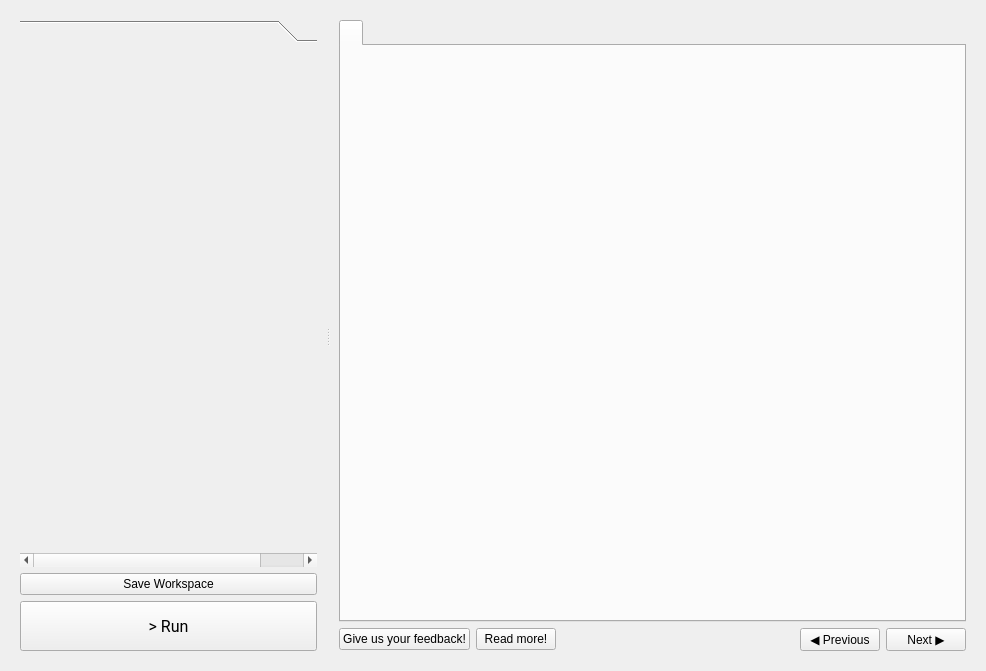
<?xml version="1.0" encoding="UTF-8"?>
<ui version="4.0">
 <class>StepsWidget</class>
 <widget class="QWidget" name="StepsWidget">
  <property name="geometry">
   <rect>
    <x>0</x>
    <y>0</y>
    <width>986</width>
    <height>671</height>
   </rect>
  </property>
  <property name="windowTitle">
   <string>StepsWidget</string>
  </property>
  <property name="accessibleName">
   <string>step_widget_main</string>
  </property>
  <property name="styleSheet">
   <string notr="true">font: 12pt &quot;Roboto&quot;;</string>
  </property>
  <layout class="QVBoxLayout" name="verticalLayout_2">
   <item>
    <widget class="QSplitter" name="splitter">
     <property name="orientation">
      <enum>Qt::Orientation::Horizontal</enum>
     </property>
     <property name="childrenCollapsible">
      <bool>true</bool>
     </property>
     <widget class="QWidget" name="layoutWidget">
      <layout class="QVBoxLayout" name="verticalLayout_4">
       <property name="spacing">
        <number>6</number>
       </property>
       <property name="leftMargin">
        <number>9</number>
       </property>
       <property name="topMargin">
        <number>9</number>
       </property>
       <property name="rightMargin">
        <number>9</number>
       </property>
       <property name="bottomMargin">
        <number>9</number>
       </property>
       <item>
        <widget class="QToolBox" name="steps_toolbox">
         <property name="sizePolicy">
          <sizepolicy hsizetype="MinimumExpanding" vsizetype="Preferred">
           <horstretch>0</horstretch>
           <verstretch>0</verstretch>
          </sizepolicy>
         </property>
         <property name="minimumSize">
          <size>
           <width>200</width>
           <height>0</height>
          </size>
         </property>
         <property name="maximumSize">
          <size>
           <width>16777215</width>
           <height>16777215</height>
          </size>
         </property>
         <property name="styleSheet">
          <string notr="true"/>
         </property>
         <property name="lineWidth">
          <number>1</number>
         </property>
         <property name="currentIndex">
          <number>0</number>
         </property>
         <property name="tabSpacing">
          <number>7</number>
         </property>
         <widget class="QWidget" name="widget">
          <property name="enabled">
           <bool>true</bool>
          </property>
          <property name="geometry">
           <rect>
            <x>0</x>
            <y>0</y>
            <width>353</width>
            <height>498</height>
           </rect>
          </property>
          <property name="minimumSize">
           <size>
            <width>353</width>
            <height>0</height>
           </size>
          </property>
          <property name="autoFillBackground">
           <bool>true</bool>
          </property>
          <property name="styleSheet">
           <string notr="true"/>
          </property>
          <attribute name="label">
           <string/>
          </attribute>
         </widget>
        </widget>
       </item>
       <item>
        <widget class="QPushButton" name="save_pushButton">
         <property name="maximumSize">
          <size>
           <width>16777215</width>
           <height>50</height>
          </size>
         </property>
         <property name="cursor">
          <cursorShape>PointingHandCursor</cursorShape>
         </property>
         <property name="accessibleName">
          <string>save_pushbutton</string>
         </property>
         <property name="text">
          <string>Save Workspace</string>
         </property>
         <property name="shortcut">
          <string>Ctrl+S</string>
         </property>
        </widget>
       </item>
       <item>
        <layout class="QHBoxLayout" name="horizontalLayout_4" stretch="1">
         <item>
          <widget class="QPushButton" name="run_pushbutton">
           <property name="minimumSize">
            <size>
             <width>0</width>
             <height>50</height>
            </size>
           </property>
           <property name="maximumSize">
            <size>
             <width>16777215</width>
             <height>50</height>
            </size>
           </property>
           <property name="font">
            <font>
             <family>Roboto</family>
             <pointsize>12</pointsize>
             <italic>false</italic>
             <bold>false</bold>
             <underline>false</underline>
             <strikeout>false</strikeout>
            </font>
           </property>
           <property name="cursor">
            <cursorShape>PointingHandCursor</cursorShape>
           </property>
           <property name="toolTip">
            <string>Run</string>
           </property>
           <property name="accessibleName">
            <string>run_pushbutton</string>
           </property>
           <property name="styleSheet">
            <string notr="true"/>
           </property>
           <property name="text">
            <string>&gt; Run</string>
           </property>
           <property name="iconSize">
            <size>
             <width>32</width>
             <height>32</height>
            </size>
           </property>
          </widget>
         </item>
        </layout>
       </item>
      </layout>
     </widget>
     <widget class="QWidget" name="layoutWidget">
      <layout class="QVBoxLayout" name="verticalLayout">
       <property name="leftMargin">
        <number>9</number>
       </property>
       <property name="topMargin">
        <number>9</number>
       </property>
       <property name="rightMargin">
        <number>9</number>
       </property>
       <property name="bottomMargin">
        <number>9</number>
       </property>
       <item>
        <widget class="QTabWidget" name="steps_tabwidget">
         <property name="sizePolicy">
          <sizepolicy hsizetype="Expanding" vsizetype="Expanding">
           <horstretch>0</horstretch>
           <verstretch>0</verstretch>
          </sizepolicy>
         </property>
         <property name="accessibleName">
          <string>steps_tabwidget</string>
         </property>
         <property name="styleSheet">
          <string notr="true"/>
         </property>
         <widget class="QWidget" name="empty_tab">
          <attribute name="title">
           <string/>
          </attribute>
          <layout class="QVBoxLayout" name="verticalLayout_3"/>
         </widget>
        </widget>
       </item>
       <item>
        <layout class="QHBoxLayout" name="horizontalLayout">
         <item>
          <widget class="QPushButton" name="feedback_pushButton">
           <property name="accessibleName">
            <string>feedback_pushbutton</string>
           </property>
           <property name="text">
            <string>Give us your feedback!</string>
           </property>
          </widget>
         </item>
         <item>
          <widget class="QPushButton" name="documentation_pushButton">
           <property name="accessibleName">
            <string>documentation_pushbutton</string>
           </property>
           <property name="text">
            <string>Read more!</string>
           </property>
          </widget>
         </item>
         <item>
          <spacer name="horizontalSpacer">
           <property name="orientation">
            <enum>Qt::Orientation::Horizontal</enum>
           </property>
           <property name="sizeHint" stdset="0">
            <size>
             <width>40</width>
             <height>20</height>
            </size>
           </property>
          </spacer>
         </item>
         <item>
          <widget class="QPushButton" name="previous_pushbutton">
           <property name="cursor">
            <cursorShape>PointingHandCursor</cursorShape>
           </property>
           <property name="accessibleName">
            <string>previous_pushbutton</string>
           </property>
           <property name="styleSheet">
            <string notr="true"/>
           </property>
           <property name="text">
            <string>◀ Previous</string>
           </property>
          </widget>
         </item>
         <item>
          <widget class="QPushButton" name="next_pushbutton">
           <property name="cursor">
            <cursorShape>PointingHandCursor</cursorShape>
           </property>
           <property name="accessibleName">
            <string>next_pushbutton</string>
           </property>
           <property name="styleSheet">
            <string notr="true"/>
           </property>
           <property name="text">
            <string>Next ▶</string>
           </property>
          </widget>
         </item>
        </layout>
       </item>
      </layout>
     </widget>
    </widget>
   </item>
  </layout>
 </widget>
 <resources>
  <include location="themes/themes.qrc"/>
 </resources>
 <connections>
  <connection>
   <sender>next_pushbutton</sender>
   <signal>clicked()</signal>
   <receiver>StepsWidget</receiver>
   <slot>on_next()</slot>
   <hints>
    <hint type="sourcelabel">
     <x>848</x>
     <y>648</y>
    </hint>
    <hint type="destinationlabel">
     <x>492</x>
     <y>335</y>
    </hint>
   </hints>
  </connection>
  <connection>
   <sender>previous_pushbutton</sender>
   <signal>clicked()</signal>
   <receiver>StepsWidget</receiver>
   <slot>on_previous()</slot>
   <hints>
    <hint type="sourcelabel">
     <x>762</x>
     <y>648</y>
    </hint>
    <hint type="destinationlabel">
     <x>492</x>
     <y>335</y>
    </hint>
   </hints>
  </connection>
  <connection>
   <sender>run_pushbutton</sender>
   <signal>clicked()</signal>
   <receiver>StepsWidget</receiver>
   <slot>run_clicked()</slot>
   <hints>
    <hint type="sourcelabel">
     <x>934</x>
     <y>648</y>
    </hint>
    <hint type="destinationlabel">
     <x>492</x>
     <y>335</y>
    </hint>
   </hints>
  </connection>
  <connection>
   <sender>feedback_pushButton</sender>
   <signal>clicked()</signal>
   <receiver>StepsWidget</receiver>
   <slot>feedback_pressed()</slot>
   <hints>
    <hint type="sourcelabel">
     <x>290</x>
     <y>646</y>
    </hint>
    <hint type="destinationlabel">
     <x>492</x>
     <y>335</y>
    </hint>
   </hints>
  </connection>
  <connection>
   <sender>save_pushButton</sender>
   <signal>clicked()</signal>
   <receiver>StepsWidget</receiver>
   <slot>save_clicked()</slot>
   <hints>
    <hint type="sourcelabel">
     <x>58</x>
     <y>624</y>
    </hint>
    <hint type="destinationlabel">
     <x>492</x>
     <y>335</y>
    </hint>
   </hints>
  </connection>
  <connection>
   <sender>documentation_pushButton</sender>
   <signal>clicked()</signal>
   <receiver>StepsWidget</receiver>
   <slot>documentation_pressed()</slot>
   <hints>
    <hint type="sourcelabel">
     <x>536</x>
     <y>638</y>
    </hint>
    <hint type="destinationlabel">
     <x>492</x>
     <y>335</y>
    </hint>
   </hints>
  </connection>
 </connections>
 <slots>
  <slot>on_next()</slot>
  <slot>on_previous()</slot>
  <slot>run_clicked()</slot>
  <slot>on_save_logs()</slot>
  <slot>on_step_changed()</slot>
  <slot>feedback_pressed()</slot>
  <slot>save_clicked()</slot>
  <slot>documentation_pressed()</slot>
 </slots>
</ui>
